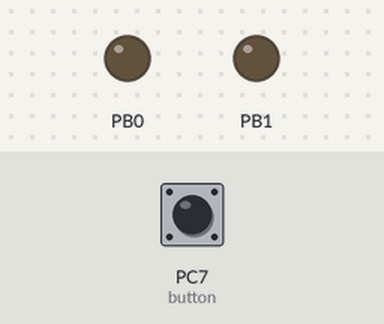
A program run on a simulated ATmega32, built with avr-gcc and emulated at 1 MHz. Parts: output pins drawn as LEDs (lit = HIGH). Dashed ring = blinking. The inputs (shaded band) are chosen by the test bench; at power-on: PC7 (button) HIGH.

Above: at 1.2 s.
1.3 s: PC7 (button) pulled LOW for 3.2 s
At 1.7 s:
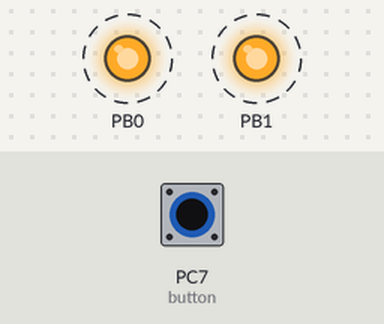
6.0 s: PC7 (button) pulled LOW for 0.15 s
At 6.5 s:
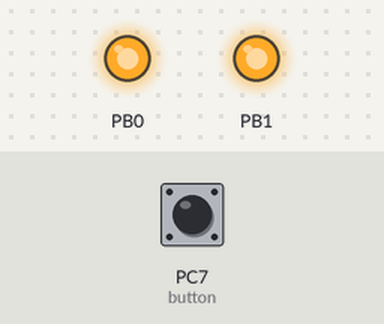
Timing chart, 0 to 9.0 s (numbered marks = the images above; inputs shaded):
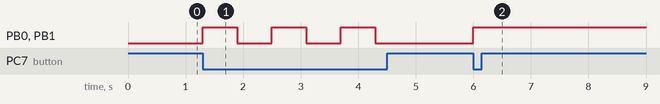

Measured:
- after the input at 1.3 s, PB0, PB1: alternates HIGH for 0.60 s and LOW for 0.60 s, 6 changes in all, then stays LOW, starting at once
- after the input at 6.0 s, PB0, PB1: LOW → HIGH at once

The program:

main.c
```c
#define F_CPU 1000000UL

#include <avr/io.h>
#include <util/delay.h>
#include <stdlib.h>


/**
This program implements pin PC7 as input connected to a push button, an action will be done when detecting press of the button.
**/
void setup();

int main(void){
	setup();
	while(1) {
		if(!(PINC & (1 << PINC7))) { //Check if the button has been pressed, in other words check if PINC7 == 0V
			PORTB ^= (1 << PINB1) | (1 <<PINB0);   //To blink 2 pins simultaneously (0b00000011) XOR (PORTB)
			_delay_ms(600); //Delay to stabilize button debounce when pressed.
		}
	}
	return 0;
}


/**
To initialize GPIO PINs as either INPUT PULL UP or OUTPUT.
**/
void setup(){
	//Input
	DDRC &= ~(1 << PINC7);
	PORTC = 0b10000000; // Configure PINC7 as input PULL UP (5V if inactive)

	//Output
	DDRB |= (1 << PINB1) | (1 << PINB0);
	PORTB &= 0b00000000; //Force all output to zero .
}
```
